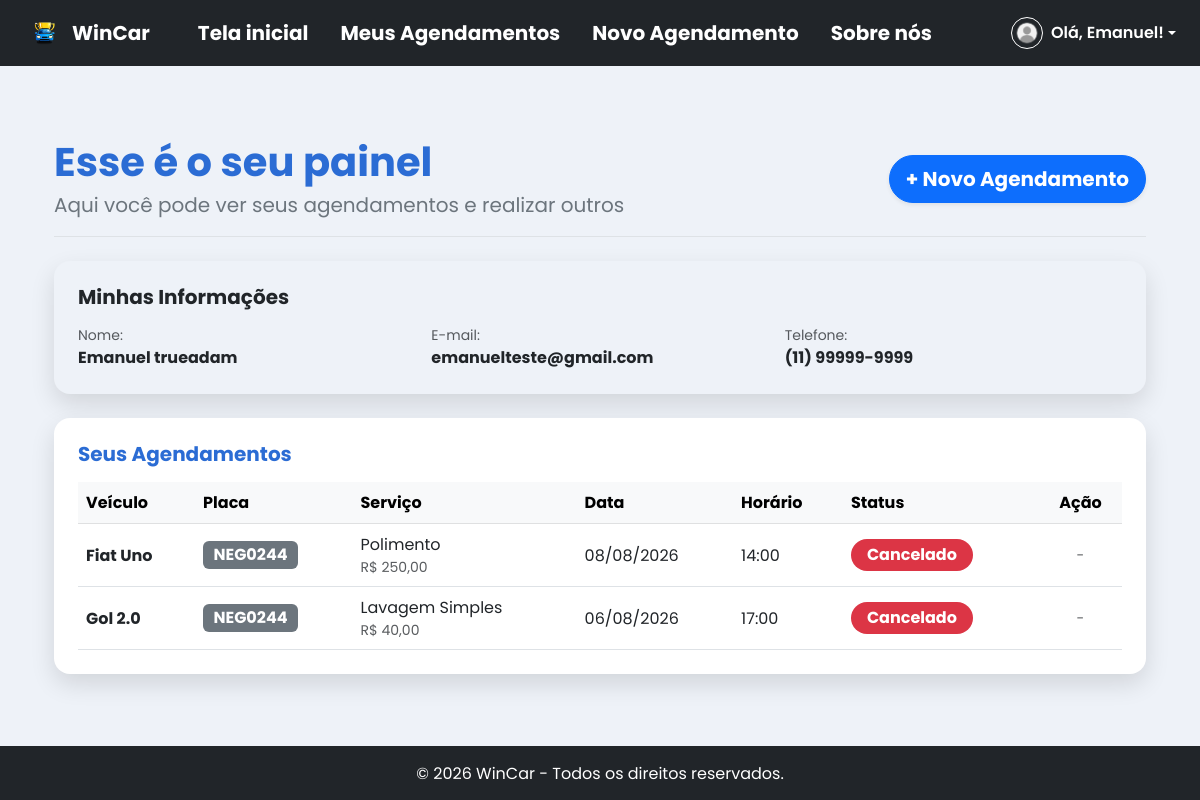
The page /painelcliente.php (signed in) on the database its author committed.
### tables this page shows
CREATE TABLE `cliente` (
  `id_cliente` int(11) NOT NULL,
  `nome` varchar(100) NOT NULL,
  `email` varchar(100) NOT NULL,
  `telefone` varchar(20) NOT NULL,
  `senha` varchar(255) NOT NULL,
  `tipo_usuario` enum('admin','cliente') DEFAULT 'cliente'
);

CREATE TABLE `agendamento` (
  `id_agendamento` int(11) NOT NULL,
  `id_cliente` int(11) NOT NULL,
  `id_servico` int(11) NOT NULL,
  `placa` varchar(8) NOT NULL,
  `modelo` varchar(50) NOT NULL,
  `data` date NOT NULL,
  `hora` time NOT NULL,
  `status` enum('Pendente','Confirmado','Concluido','Cancelado') DEFAULT 'Pendente',
  `created_at` timestamp NOT NULL DEFAULT current_timestamp()
);

CREATE TABLE `servico` (
  `id_servico` int(11) NOT NULL,
  `nome` varchar(100) NOT NULL,
  `descricao` text DEFAULT NULL,
  `preco` varchar(30) NOT NULL,
  `duracao` int(11) NOT NULL
);

### painelcliente.php (the view, shortened to what this page needs)
<?php
require_once 'config/conexao.php';
$id_cliente = $_SESSION['usuario_id'] ?? $_SESSION['usuario_id'];
try {
    $sqlCliente = "SELECT nome, email, telefone FROM cliente WHERE id_cliente = :id_cliente";
    $stmtCliente = $conexao->prepare($sqlCliente);
    $stmtCliente->bindParam(':id_cliente', $id_cliente);
    $stmtCliente->execute();
    $cliente = $stmtCliente->fetch(PDO::FETCH_ASSOC);
} catch (PDOException $e) {
    $cliente = null;
}
try {
    $sqlAgendamentos = "SELECT a.*, s.nome AS nome_servico, s.preco
                        FROM agendamento a
                        INNER JOIN servico s ON a.id_servico = s.id_servico
                        WHERE a.id_cliente = :id_cliente
                        ORDER BY a.data DESC, a.hora DESC";
    $stmtAgendamentos = $conexao->prepare($sqlAgendamentos);
    $stmtAgendamentos->bindParam(':id_cliente', $id_cliente);
    $stmtAgendamentos->execute();
    $meus_agendamentos = $stmtAgendamentos->fetchAll(PDO::FETCH_ASSOC);
} catch (PDOException $e) {
    $meus_agendamentos = [];
}
include 'includes/header.php';
?>
<div class="container my-5">
    <div class="d-flex justify-content-between align-items-center mb-4 pb-3 border-bottom">
        <div>
            <h1 class="fw-bold text-primary mb-1">Esse é o seu painel</h1>
            <p class="text-secondary fs-5 mb-0">Aqui você pode ver seus agendamentos e realizar outros</p>
        </div>
        <a href="agendar.php" class="btn btn-primary btn-lg rounded-pill shadow-sm fw-bold">
            + Novo Agendamento
        </a>
    </div>
    <?php if ($cliente): ?>
        <div class="card shadow-sm border-0 rounded-4 mb-4 bg-light">
            <div class="card-body p-4">
                <h5 class="fw-bold text-dark mb-3">Minhas Informações</h5>
                <div class="row g-3">
                    <div class="col-md-4">
                        <span class="text-muted d-block small">Nome:</span>
                        <strong class="fs-6 text-dark"><?php echo htmlspecialchars($cliente['nome'] ?? 'Não informado'); ?></strong>
                    </div>
                    <div class="col-md-4">
                        <span class="text-muted d-block small">E-mail:</span>
                        <strong class="fs-6 text-dark"><?php echo htmlspecialchars($cliente['email'] ?? 'Não informado'); ?></strong>
                    </div>
                    <div class="col-md-4">
                        <span class="text-muted d-block small">Telefone:</span>
                        <strong class="fs-6 text-dark"><?php echo htmlspecialchars($cliente['telefone'] ?? 'Não informado'); ?></strong>
                    </div>
                </div>
            </div>
        </div>
    <?php endif; ?>
    <div class="card shadow-lg border-0 rounded-4">
        <div class="card-body p-4">
            <h5 class="fw-bold text-primary mb-3">Seus Agendamentos</h5>
            <?php if (empty($meus_agendamentos)): ?>
                <div class="text-center py-5">
                    <h5 class="text-muted mb-3">Você ainda não possui nenhum agendamento.</h5>
                    <a href="agendar.php" class="btn btn-outline-primary rounded-pill fw-bold">Agendar meu primeiro serviço</a>
                </div>
            <?php else: ?>
                <div class="table-responsive">
                    <table class="table table-hover align-middle mb-0">
                        <thead class="table-light">
                            <tr>
                                <th>Veículo</th>
                                <th>Placa</th>
                                <th>Serviço</th>
                                <th>Data</th>
                                <th>Horário</th>
                                <th>Status</th>
                                <th class="text-center">Ação</th>
                            </tr>
                        </thead>
                        <tbody>
                            <?php foreach ($meus_agendamentos as $agendamento): ?>
                                <tr>
                                    <td class="fw-bold text-dark">
                                        <?php echo htmlspecialchars($agendamento['modelo']); ?>
                                    </td>
                                    <td>
                                        <span class="badge bg-secondary text-uppercase fs-6">
                                            <?php echo htmlspecialchars($agendamento['placa']); ?>
                                        </span>
                                    </td>
                                    <td>
                                        <?php echo htmlspecialchars($agendamento['nome_servico']); ?>
                                        <br>
                                        <small class="text-muted">
                                            R$ <?php echo number_format($agendamento['preco'], 2, ',', '.'); ?>
                                        </small>
                                    </td>
                                    <td>
                                        <?php echo date('d/m/Y', strtotime($agendamento['data'])); ?>
                                    </td>
                                    <td>
                                        <?php echo date('H:i', strtotime($agendamento['hora'])); ?>
                                    </td>
                                    <td>
                                        <?php
                                            $status = $agendamento['status'];
                                            $badgeClass = 'bg-warning text-dark';
                                            if ($status == 'Confirmado') {
                                                $badgeClass = 'bg-info text-white';
                                            } elseif ($status == 'Concluido' || $status == 'Concluído') {
                                                $badgeClass = 'bg-success text-white';
                                            } elseif ($status == 'Cancelado') {
                                                $badgeClass = 'bg-danger text-white';
                                            }
                                        ?>
                                        <span class="badge <?php echo $badgeClass; ?> px-3 py-2 rounded-pill fs-6">
                                            <?php echo htmlspecialchars($status); ?>
                                        </span>
                                    </td>
                                    <td class="text-center">
                                        <?php if ($agendamento['status'] != 'Cancelado' && $agendamento['status'] != 'Concluido' && $agendamento['status'] != 'Concluído'): ?>
                                            <a href="cancelar.php?id=<?php echo $agendamento['id_agendamento']; ?>"
                                               class="btn btn-sm btn-outline-danger rounded-pill px-3 fw-bold"
                                               onclick="return confirm('Tem certeza que deseja cancelar este agendamento?');">
                                                Cancelar
                                            </a>
                                        <?php else: ?>
                                            <span class="text-muted small">-</span>
                                        <?php endif; ?>
                                    </td>
                                </tr>
                            <?php endforeach; ?>
                        </tbody>
                    </table>
                </div>
            <?php endif; ?>
        </div>
    </div>
</div>
<?php include 'includes/footer.php'; ?>

### assets/css/estilo.css (style rules this page uses)
:root { --bs-primary: #2b6cd4; --bs-primary-rgb: 43, 108, 212; }
:root { --bs-light: #eef2f8; --bs-light-rgb: 238, 242, 248; }
.card { border: none; box-shadow: 0 10px 25px rgba(0, 0, 0, 0.12) !important; }
body { font-family: 'Poppins', sans-serif; }

### rows shown on the page
cliente: nome "Emanuel trueadam", email "emanuelteste@gmail.com", telefone "(11) 99999-9999"
agendamento: modelo "Fiat Uno", placa "NEG0244", id_servico.nome "Polimento", id_servico.preco "250,00", data "08/08/2026", hora "14:00", status "Cancelado"
agendamento: modelo "Gol 2.0", placa "NEG0244", id_servico.nome "Lavagem Simples", id_servico.preco "40,00", data "06/08/2026", hora "17:00", status "Cancelado"

### other values the page prints
$primeiroNome "Emanuel"
